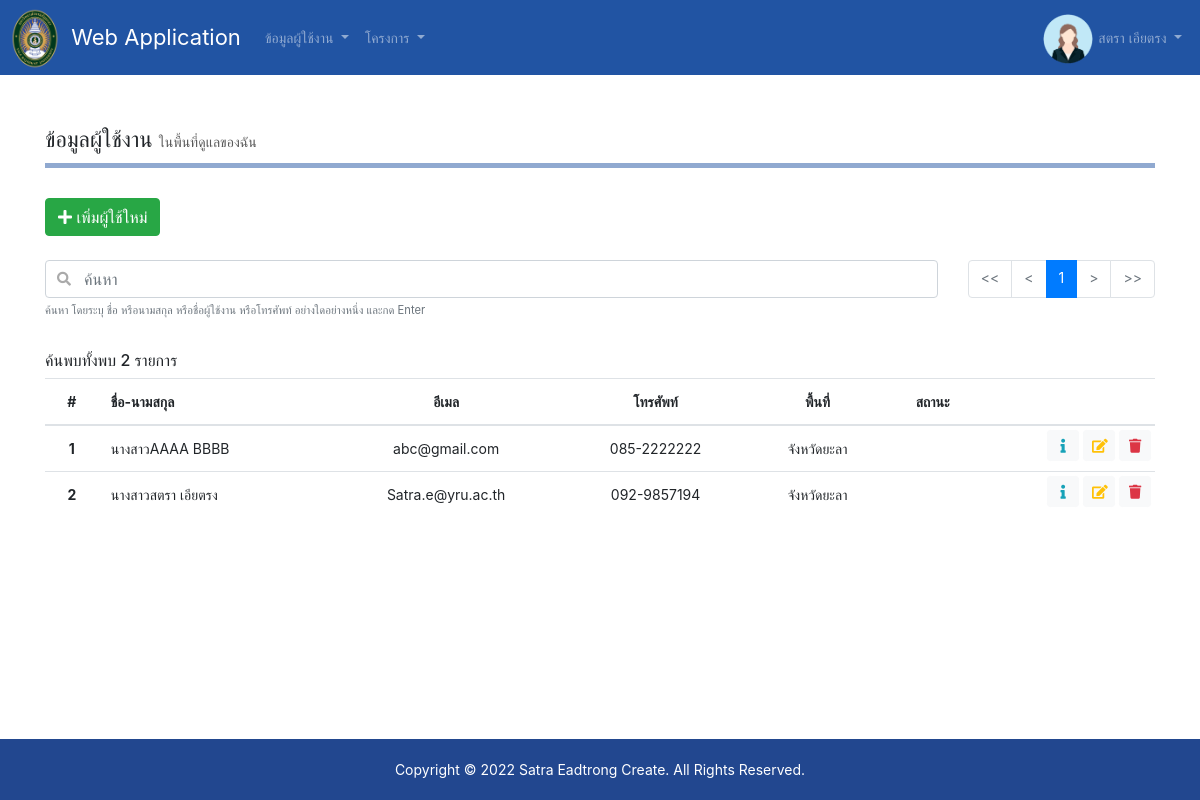
Before: /?page=aduser-user (signed in) with the older database file.
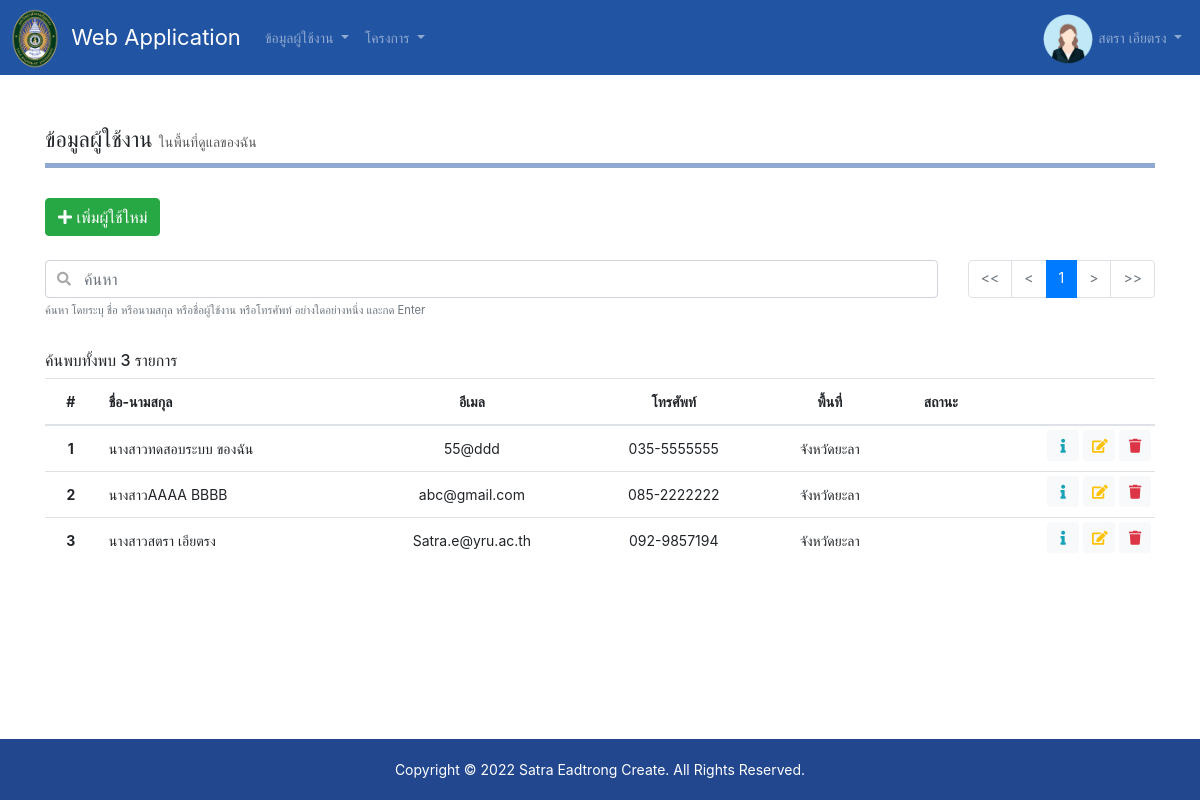
After: the same page with the newer database file.
### tables this page shows
CREATE TABLE `user` (
  `user_id` int(11) NOT NULL,
  `user_name` varchar(255) NOT NULL,
  `user_lname` varchar(255) NOT NULL,
  `item_prefix_id` int(11) NOT NULL,
  `email` varchar(255) NOT NULL,
  `password` varchar(255) NOT NULL,
  `phone` varchar(255) NOT NULL,
  `image` varchar(255) NOT NULL,
  `status` varchar(255) NOT NULL,
  `user` int(255) NOT NULL,
  `date` datetime DEFAULT NULL
);

CREATE TABLE `item_prefix` (
  `item_prefix_id` int(11) NOT NULL,
  `item_prefix_name` varchar(255) NOT NULL,
  `user` int(11) NOT NULL,
  `date` datetime NOT NULL
);

CREATE TABLE `province` (
  `province_id` varchar(2) NOT NULL COMMENT 'รหัสจังหวัด',
  `province_name_thai` varchar(200) NOT NULL COMMENT 'ชื่อจังหวัดภาษาไทย',
  `province_name_eng` varchar(200) NOT NULL COMMENT 'ชื่อจังหวัดภาษาอังกฤษ'
);

### php/config.all.php (called while the page is built, shortened)
<?php
    if( $_SERVER["HTTP_HOST"]=="pts.yru.ac.th" ) {
        $ROOT = "/pts/";
        $MODE = "production";
        $HOST = "localhost";
        $USER = "";
        $PASS = "";
        $DBNAME = "";
    } else {
        $HOST = "localhost";
        $USER = "root";
        $PASS = "";
        $DBNAME = "db_projectapi";
    }
    $DATABASE = new Database($HOST, $USER, $PASS, $DBNAME);
	$GLOBAL = array(
		"ALLOW_SIZE"=>10,
		"ALLOW_PDF"=>array("pdf"),
		"ALLOW_IMAGE"=>array("png", "jpg", "jpeg", "gif"),
        "ALLOW_DOC"=>array("pdf", "doc", "docx", "jpg", "png", "xls", "xlsx"),
        "SHOW"=>50,
        "PAGE_SHOW"=>7,
        "YEAR_FARM"=>100
    );
    $USER = GetUser();

### php/class.database.php (called while the page is built, shortened)
<?php
	class Database {
		var $host = null;
		var $user = null;
		var $pass = null;
		var $dbname = null;
		var $charset = null;
		var $conn = null;
		public function __construct($host, $user, $pass, $dbname, $charset="UTF8") {
			$this->host = $host;
			$this->user = $user;
			$this->pass = $pass;
			$this->dbname = $dbname;
			$this->charset = $charset;
		}
		public function Close() {
			if(!$this->conn->connect_error) return $this->conn->close();
			return null;
		}
		private function Connect() {
			$host = $this->host;
			$user = $this->user;
			$pass = $this->pass;
			$dbname = $this->dbname;
			$this->conn = @new mysqli( $host , $user , $pass, $dbname );
			$this->conn->query("SET NAMES ".$this->charset);
			$this->conn->query("SET sql_mode = 'NO_AUTO_CREATE_USER,NO_ENGINE_SUBSTITUTION'");
		}
		public function Query($sql) {
			$q = $this->conn->query($sql);
			return $q;
		}
		public function QueryObj($sql, $index="") {
			$obj = array();
			$result = $this->Query($sql);
			while($row = $result->fetch_assoc()) {
				if($index=="") $obj[] = $row;
                else $obj[$row[$index]] = $row;
			}
			return $obj;
		}
	}

### php/func.php (called while the page is built, shortened)
<?php
    function GetUser() {
    	global $DATABASE;
    	$email = @$_SESSION["email"];
    	$password = @$_SESSION["password"];
    	$sql = "
            SELECT
                user.*,
                ip.item_prefix_name
            FROM user
                INNER JOIN item_prefix ip ON ip.item_prefix_id=user.item_prefix_id
            WHERE user.email='".$email."' AND user.password='".$password."' AND user.`status`='Y'
        ";
    	$obj = $DATABASE->QueryObj($sql);
    	if( sizeof($obj)==1 ) {
            unset($obj[0]["password"]);
            $sql = "
                SELECT *
                FROM level
                    LEFT JOIN user_level ON user_level.level_id=level.level_id AND user_level.user_id='".$obj[0]["user_id"]."'
                ORDER BY level.level_id
            ";
            $obj2 = $DATABASE->QueryObj($sql);
            $obj[0]["level"] = array();
            foreach($obj2 as $row) {
                $obj[0]["level"][$row["program_code"]] = ($row["user_id"]==$obj[0]["user_id"])? "Y" : "N";
            }
    		return $obj[0];
    	}
    	return null;
    }

### php/autoload.php (called while the page is built, shortened)
<?php
    include_once("class.database.php");
    include_once("func.php");
    include_once("config.all.php");

### pages/aduser-user/view.php (the view, shortened to what the rows shown need)
<?php
    $p = @$_GET["p"]*1; if($p==0) $p = 1;
    $condition_search = "";
    $sql = "
        SELECT
            u.*,
            ip.item_prefix_name
        FROM user u
            INNER JOIN item_prefix ip ON ip.item_prefix_id = u.item_prefix_id
        WHERE u.user_id IN (
                SELECT
                    ua.user_id
                FROM user_area ua
                WHERE ua.province_id IN (SELECT province_id FROM user_area WHERE user_id='".$USER["user_id"]."' AND is_admin='Y')
            )
            ".$condition_search."
        ORDER BY u.user_id DESC
    ";
    $show = $GLOBAL["SHOW"];
    $all = sizeof( $DATABASE->QueryObj($sql) );
    $start = ($p-1)*$show;
    $objData = $DATABASE->QueryObj($sql." LIMIT ".$start.", ".$show);
?>
<div id="content-body">
    <div class="table-responsive">
        <table class="table">
            <thead>
                <tr>
                    <th scope="col" class="text-center">#</th>
                    <th scope="col">ชื่อ-นามสกุล</th>
                    <th scope="col" class="text-center">อีเมล</th>
                    <th scope="col" class="text-center">โทรศัพท์</th>
                    <th scope="col" class="text-center">พื้นที่</th>
                    <th scope="col" class="text-center">สถานะ</th>
                    <th scope="col"></th>
                </tr>
            </thead>
            <tbody>
                <?php
                    foreach($objData as $key=>$row) {
                        $status_ext = array(
                            "Y"=>'<span class="text-success"><i class="fas fa-check"></i> ใช้งาน</span>',
                            "N"=>'<span class="text-danger"><i class="fas fa-times"></i> ไม่ใช้งาน</span>'
                        );
                        $area = "";
                        $sql = "
                            SELECT
                                user_area.*,
                                province.province_name_thai
                            FROM user_area
                                INNER JOIN province ON province.province_id=user_area.province_id
                            WHERE user_area.user_id='".$row["user_id"]."'
                            ORDER BY province.province_name_thai
                        ";
                        $obj = $DATABASE->QueryObj($sql);
                        if( sizeof($obj)==0 ) $area = '<span class="text-danger">ไม่มีสิทธิ์เข้าถึงพื้นที่</span>';
                        else {
                            $areas = '';
                            foreach($obj as $key2=>$row2) {
                                if($key2==0) $area = "จังหวัด".$row2["province_name_thai"];
                                else {
                                    if($key2==1) $area .= " ...";
                                }
                                $admin = ( $row2["is_admin"]=="Y" ) ? "แอดมิน" : "อาสา";
                                $areas .= '<b>'.$admin.'</b> : จังหวัด'.$row2["province_name_thai"].'<br>';
                            }
                            $area = '
                                <div class="custom-tooltip txt-blue">
                                    '.$area.'
                                    <span class="tooltiptext" style="width:200px; font-size:12px;">
                                        '.$areas.'
                                    </span>
                                </div>
                            ';
                        }
                        echo '
                            <tr data-json="'.htmlspecialchars(json_encode($row)).'">
                                <th class="text-center order">'.(($show*($p-1))+($key+1)).'</th>
                                <td>'.$row["item_prefix_name"].''.$row["user_name"].' '.$row["user_lname"].'</td>
                                <td class="text-center">'.$row["email"].'</td>
                                <td class="text-center">'.$row["phone"].'</td>
                                <td class="text-center">'.$area.'</td>
                                <td class="text-center">'.$status_ext[$row["status"]].'</td>
                                <td class="p-0 pt-1 pr-1 text-right">
                                    <a href="./?page=aduser-user-data&user_id='.$row["user_id"].'" title="เปิดดูรายละเอียด" class="btn-open btn btn-light text-info btn-sm">
                                        <i class="fa fa-info"></i>
                                    </a>
                                    <button title="แก้ไข" class="btn-edit btn btn-light text-warning btn-sm" style="width: 32px">
                                        <i class="fa fa-edit"></i>
                                    </button>
                                    <button title="ลบผู้ใช้รายนี้" class="btn-del btn btn-light text-danger btn-sm">
                                        <i class="fa fa-trash"></i>
                                    </button>
                                </td>
                            </tr>
                        ';
                    }
                ?>
            </tbody>
        </table>
    </div>
</div>

Changed rows visible on the page:
added user: key "1", item_prefix.item_prefix_name "นางสาว", user_name "ทดสอบระบบ", user_lname "ของฉัน", email "55@ddd", phone "035-5555555", province.province_name_thai "จังหวัดยะลา"
computed for user "AAAA": key "1" → "2"
computed for user "สตรา": key "2" → "3"
Other visible differences:
$all: "2" → "3"
